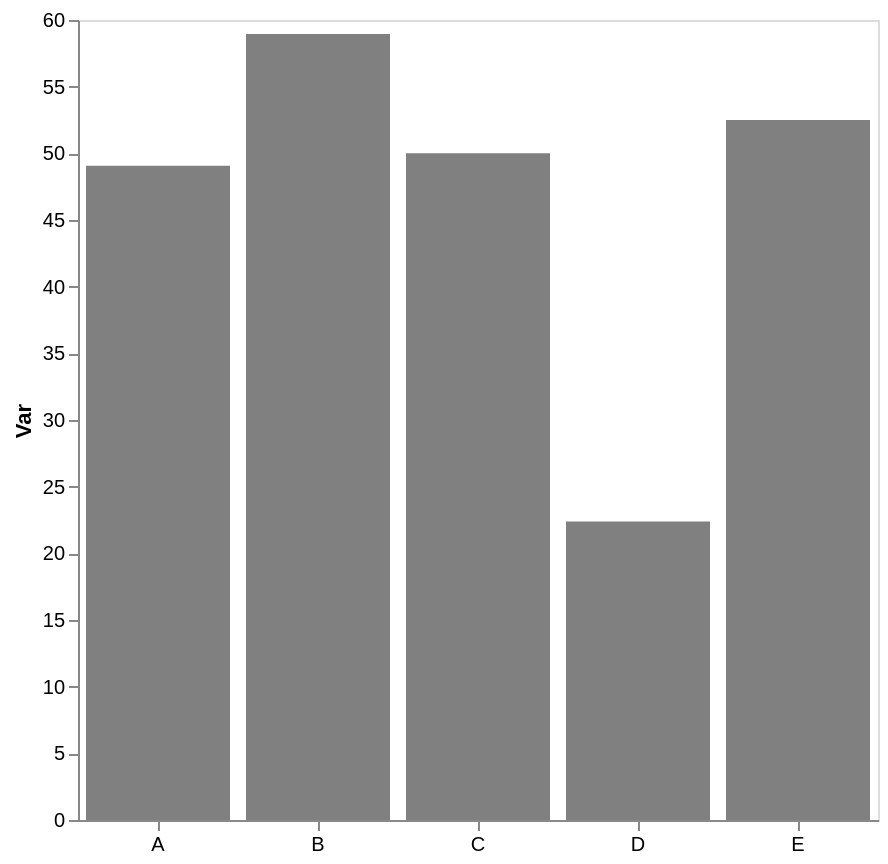

Describe this chart as a Vega-Lite specification.
### Vega-Lite specification from a JSON file in a GitHub repository (floating-point values rounded to 4 significant figures)
{"config": {"view": {"continuousWidth": 300, "continuousHeight": 300}, "axis": {"grid": false}, "bar": {"color": "gray"}}, "data": {"name": "data-9f29627528bdac6eff3a54e78782302d"}, "mark": {"type": "bar"}, "encoding": {"x": {"axis": {"labelAngle": 0, "title": null}, "field": "cat", "type": "nominal"}, "y": {"aggregate": "mean", "axis": {"title": "Var"}, "field": "var1", "type": "quantitative"}}, "height": 400, "width": 400, "$schema": "https://vega.github.io/schema/vega-lite/v5.17.0.json", "datasets": {"data-9f29627528bdac6eff3a54e78782302d": [{"cat": "E", "var1": 39.85, "var2": 47.77}, {"cat": "A", "var1": 49.2, "var2": 45.65}, {"cat": "C", "var1": 46.2, "var2": 53.97}, {"cat": "E", "var1": 54.52, "var2": 52.19}, {"cat": "C", "var1": 53.81, "var2": 59.98}, {"cat": "A", "var1": 51.22, "var2": 40.61}, {"cat": "B", "var1": 58.95, "var2": 54.58}, {"cat": "D", "var1": 22.37, "var2": 38.02}, {"cat": "E", "var1": 60.73, "var2": 45.13}, {"cat": "A", "var1": 46.76, "var2": 59.89}, {"cat": "E", "var1": 54.87, "var2": 46.98}, {"cat": "D", "var1": 22.41, "var2": 48.45}]}}
